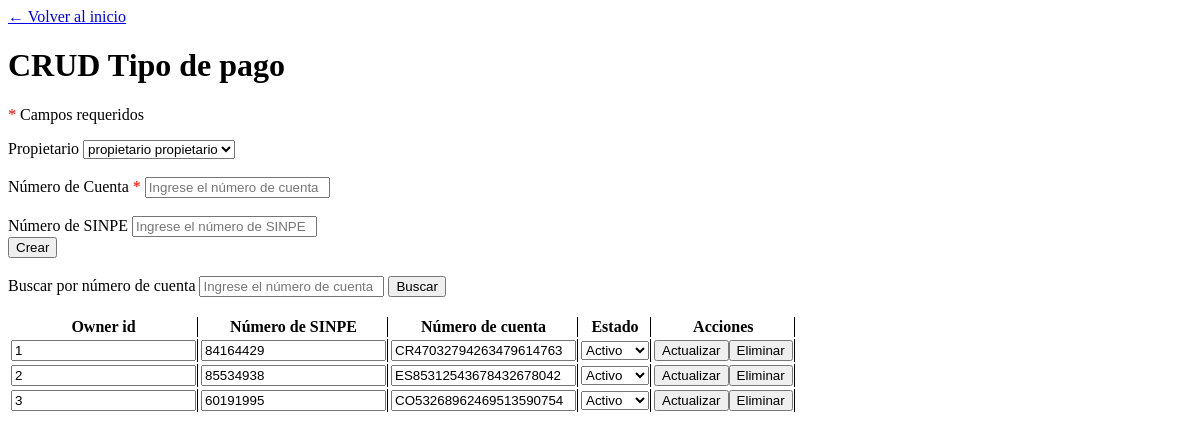
Page /Proyecto/view/paymentTypeView.php on the earlier database version.
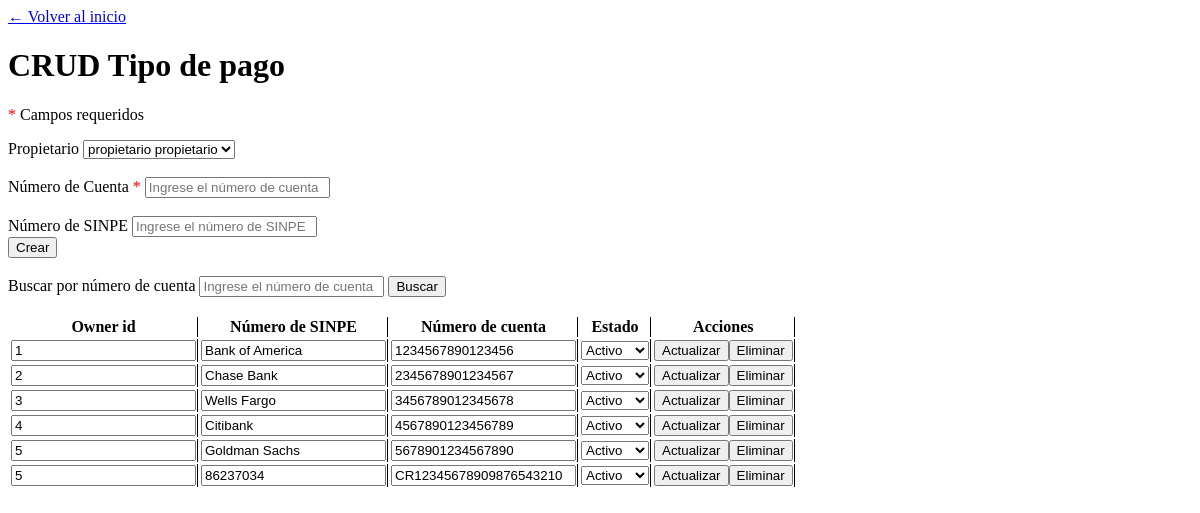
Same page on the later database version.
### tables this page shows
CREATE TABLE `tbpaymenttype` (
  `tbpaymenttypeid` int(11) NOT NULL,
  `tbownerid` int(11) NOT NULL,
  `tbpaymenttypenumber` varchar(50) NOT NULL,
  `tbpaymenttypesinpenumber` varchar(100) NOT NULL,
  `tbpaymenttypestatus` tinyint(1) NOT NULL DEFAULT 1,
  `tbpaymenttypeisactive` int(11) NOT NULL DEFAULT 1
);

### Proyecto/data/ownerData.php (called while the page is built, shortened)
<?php
include_once '../domain/Owner.php';
class ownerData extends Data {
    public function getAllTBOwner() {
        $conn = mysqli_connect($this->server, $this->user, $this->password, $this->db);
        $conn->set_charset('utf8');
        $query = "SELECT * FROM tbowner INNER JOIN tbuser ON tbowner.tbuserid = tbuser.tbuserid WHERE tbownerstatus=1 AND tbuserstatus=1;";
        $result = mysqli_query($conn, $query);
        $owners = [];
        while ($row = mysqli_fetch_assoc($result)) {
            $currentOwner = new Owner(
                $row['tbownerid'], $row['tbownerdirection'], $row['tbownerphotourl'], $row['tbownerstatus'],
                $row['tbuserid'], $row['tbusernickname'], $row['tbuserpassword'], $row['tbuserstatus'], "Propietario", $row['tbusername'], $row['tbusersurnames'], $row['tbuserlegalidentification'], $row['tbuserphone'], $row['tbuseremail']
            );
            array_push($owners, $currentOwner);
        }
        return $owners;
    }
}

### Proyecto/business/ownerBusiness.php (called while the page is built, shortened)
<?php
include_once '../data/ownerData.php';
class OwnerBusiness {
    private $ownerData;
    public function __construct() {
        $this->ownerData = new ownerData();
    }
    public function getAllTBOwners() {
        return $this->ownerData->getAllTBOwner();
    }
}

### Proyecto/domain/Owner.php (called while the page is built, shortened)
<?php
class Owner extends User {
    private $idTBOwner;
    function __construct($idTBOwner = 0, $directionTBOwner = "", $photoURLTBOwner = "", $statusTBOwner = true, $id = 0, $nickname = "", $password = "", $active = true, $userType = "", $name = "", $surnames = "", $legalIdentification = "", $phone = "", $email = "") {
        $this->idTBOwner = $idTBOwner;
    }
    public function getIdTBOwner() {
        return $this->idTBOwner;
    }
}

### Proyecto/domain/Person.php (called while the page is built, shortened)
<?php
class Person {
    protected $name;
    protected $surnames;
    function __construct($name="", $surnames="", $legalIdentification="", $phone="", $email=""){
        $this->name = $name;
        $this->surnames = $surnames;
    }
    public function getName() {
        return $this->name;
    }
    public function getSurnames() {
        return $this->surnames;
    }
}

### Proyecto/data/paymentTypeData.php (called while the page is built, shortened)
<?php
include_once '../domain/PaymentType.php';
class paymentTypeData extends Data {
    public function getAllTbPaymentType() {
        $conn = mysqli_connect($this->server, $this->user, $this->password, $this->db);
        $conn->set_charset('utf8');
        $query = "SELECT * FROM tbpaymenttype WHERE tbpaymenttypeisactive=1;";
        $result = mysqli_query($conn, $query);
        $bankA = [];
        while ($row = mysqli_fetch_assoc($result)) {
            $currentPaymentType= new PaymentType($row['tbpaymenttypeid'], $row['tbownerid'], $row['tbpaymenttypenumber'],
            $row['tbpaymenttypesinpenumber'], $row['tbpaymenttypestatus']);
            array_push($bankA, $currentPaymentType);
        }
        return $bankA;
    }
}

### Proyecto/business/paymentTypeBusiness.php (called while the page is built, shortened)
<?php
include_once  '../data/paymentTypeData.php';
include_once  '../domain/Owner.php';
class paymentTypeBusiness {
    private $paymentTypeData;
    public function __construct() {
        $this->paymentTypeData = new paymentTypeData();
    }
    public function getAll() {
        return $this->paymentTypeData->getAllTbPaymentType();
    }
}

### Proyecto/domain/PaymentType.php (called while the page is built, shortened)
<?php
include_once '../domain/Owner.php';
class PaymentType {
    private $ownerId;
    private $accountNumber;
    private $status;
    private $sinpeNumber;
    public function __construct ($tbPaymentTypeId, $ownerId, $accountNumber,$sinpeNumber, $status){
        $this->ownerId = $ownerId;
        $this->accountNumber = $accountNumber;
        $this->status = $status;
        $this->sinpeNumber = $sinpeNumber;
    }
    public function getOwnerId() {
        return $this->ownerId;
    }
    public function getAccountNumber(){
        return $this->accountNumber;
    }
    public function getStatus(){
        return $this->status;
    }
    public function getSinpeNumber(){
        return $this->sinpeNumber;
    }
}

### Proyecto/view/paymentTypeView.php (the view, shortened to what this page needs)
<!DOCTYPE html>
<html lang="es">
<head>
    <?php
        require '../business/paymentTypeBusiness.php';
        require '../business/ownerBusiness.php';
        $ownerBusiness = new ownerBusiness();
             $owners = $ownerBusiness->getAllTBOwners();
    ?>
</head>
<body>
    <a href="adminView.php">← Volver al inicio</a>
    <header>
        <h1>CRUD Tipo de pago</h1>
        <p><span class="required">*</span> Campos requeridos</p>
    </header>
    <section>
        <form method="post" id="formCreate">
            <label for="ownerId">Propietario</label>
            <select name="ownerId" id="ownerId" required>
                <?php if (!empty($owners)): ?>
                    <?php foreach ($owners as $owner): ?>
                        <option value="<?php echo htmlspecialchars($owner->getIdTBOwner()); ?>">
                            <?php echo htmlspecialchars($owner->getName() . ' ' . $owner->getSurnames()); ?>
                        </option>
                    <?php endforeach; ?>
                <?php else: ?>
                    <option value="">No hay propietarios disponibles</option>
                <?php endif; ?>
            </select>
            <br><br>
            <label for="accountNumber">Número de Cuenta <span class="required">*</label>
            <input placeholder="Ingrese el número de cuenta" type="text" name="accountNumber" id="accountNumber"/><br><br>
            <label for="sinpeNumber">Número de SINPE</label>
            <input placeholder="Ingrese el número de SINPE" type="text" name="sinpeNumber" id="sinpeNumber"/><br>
            <input type="submit" value="Crear" name="create" id="create"/>
        </form>
    </section>
    <br>
    <section>
        <form id="formSearchOne" method="get">
            <label for="searchOne">Buscar por número de cuenta</label>
            <input type="text" required placeholder="Ingrese el número de cuenta" name="searchOne" id="searchOne">
            <input type="submit" value="Buscar"/>
        </form>
        <br>
        <table>
            <thead>
                <tr>
                    <th>Owner id</th>
                    <th>Número de SINPE</th>
                    <th>Número de cuenta</th>
                    <th>Estado</th>
                    <th>Acciones</th>
                </tr>
            </thead>
            <tbody>
                <?php
                    $paymentTypeBusiness = new paymentTypeBusiness();
                    $all = $paymentTypeBusiness->getAll();
                    if (count($all) > 0) {
                        foreach ($all as $current) {
                            echo '<form method="post" action="../business/paymentTypeAction.php" onsubmit="return confirmAction(event);">';
                            echo '<tr>';
                                echo '<td><input type="text" name="OwnerId" value="' . $current->getOwnerId() . '"/></td>';
                                echo '<td><input type="text" name="SinpeNumber" value="' . $current->getSinpeNumber() . '"/></td>';
                                echo '<td><input type="text" name="AccountNumber" value="' . $current->getAccountNumber() . '"/></td>';
                                echo '<td><select name="Status" id="Status">
                                                <option value="1"' . (($current->getStatus() == 1) ? ' selected' : '') . '>Activo</option>
                                                <option value="0"' . (($current->getStatus() == 0) ? ' selected' : '') . '>Inactivo</option>
                                            </select></td>';
                                echo '<td>';
                                    echo '<input type="submit" value="Actualizar" name="update"/>';
                                    echo '<input type="submit" value="Eliminar" name="delete"/>';
                                echo '</td>';
                            echo '</tr>';
                            echo '</form>';
                        }
                    } else {
                        echo '<tr>';
                            echo '<td colspan="5" style="text-align: center;">No hay registros</td>';
                        echo '</tr>';
                    }
                ?>
            </tbody>
        </table>
    </section>
</body>
</html>

### Proyecto/view/paymentTypeView.php (style rules this page uses)
td, th { border-right: 1px solid; }
.required { color: red; }

Differences in the rows shown:
removed tbpaymenttype: OwnerId "1", SinpeNumber "84164429", AccountNumber "CR47032794263479614763", Status "Activo"
removed tbpaymenttype: OwnerId "2", SinpeNumber "85534938", AccountNumber "ES85312543678432678042", Status "Activo"
removed tbpaymenttype: OwnerId "3", SinpeNumber "60191995", AccountNumber "CO53268962469513590754", Status "Activo"
added tbpaymenttype: OwnerId "1", SinpeNumber "Bank of America", AccountNumber "1234567890123456", Status "Activo"
added tbpaymenttype: OwnerId "2", SinpeNumber "Chase Bank", AccountNumber "2345678901234567", Status "Activo"
added tbpaymenttype: OwnerId "3", SinpeNumber "Wells Fargo", AccountNumber "3456789012345678", Status "Activo"
added tbpaymenttype: OwnerId "4", SinpeNumber "Citibank", AccountNumber "4567890123456789", Status "Activo"
added tbpaymenttype: OwnerId "5", SinpeNumber "Goldman Sachs", AccountNumber "5678901234567890", Status "Activo"
added tbpaymenttype: OwnerId "5", SinpeNumber "86237034", AccountNumber "CR12345678909876543210", Status "Activo"
